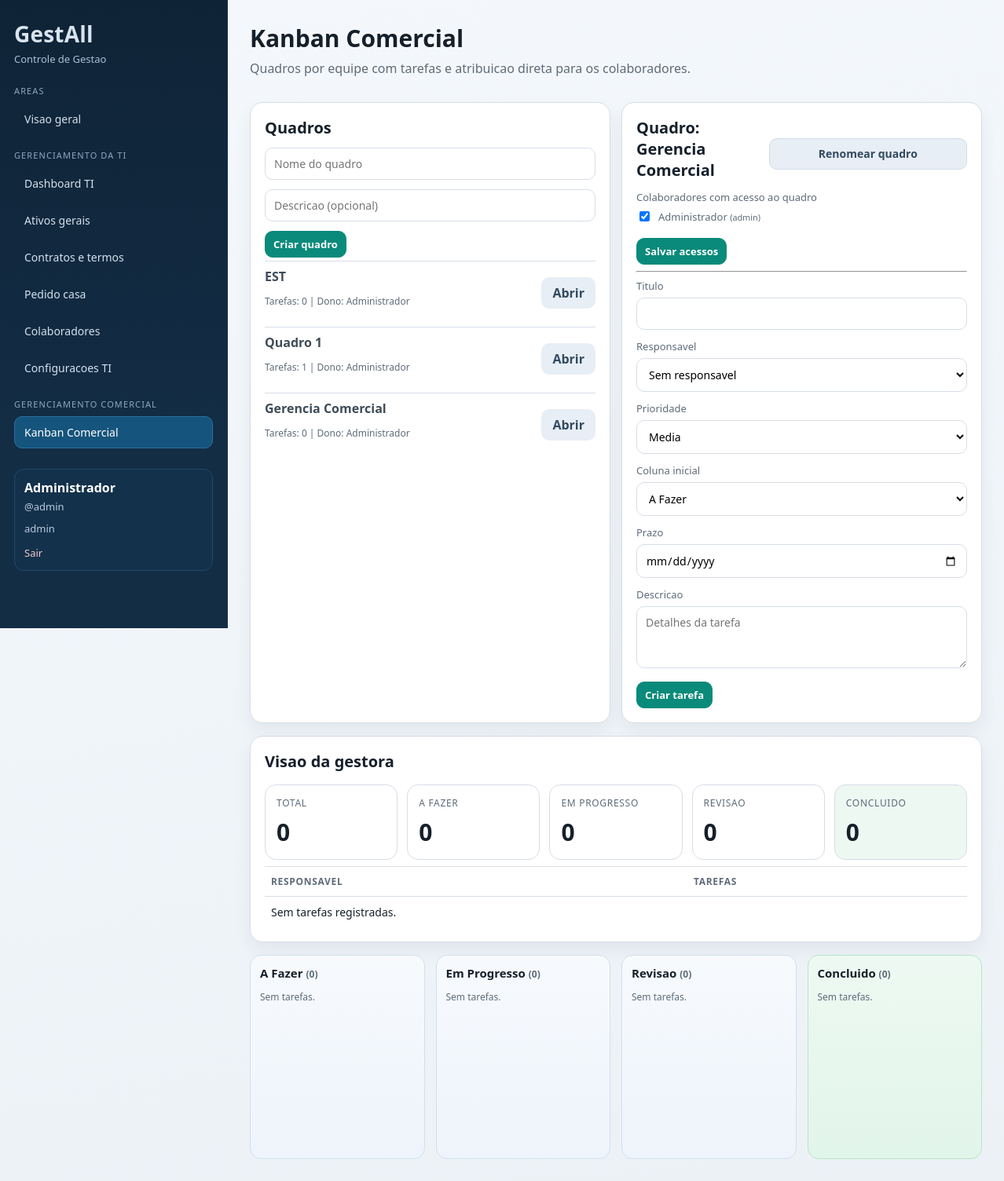
The app's page /index.php?r=commercial.kanban&board=1 (signed in) with its own data.
### tables this page shows
CREATE TABLE commercial_boards (
                id INTEGER PRIMARY KEY AUTOINCREMENT,
                name TEXT NOT NULL,
                description TEXT,
                owner_user_id INTEGER NOT NULL,
                created_at TEXT NOT NULL DEFAULT CURRENT_TIMESTAMP,
                updated_at TEXT,
                FOREIGN KEY (owner_user_id) REFERENCES users(id) ON DELETE CASCADE
            );

CREATE TABLE users (
                id INTEGER PRIMARY KEY AUTOINCREMENT,
                username TEXT NOT NULL UNIQUE,
                password_hash TEXT NOT NULL,
                name TEXT NOT NULL,
                created_at TEXT NOT NULL DEFAULT CURRENT_TIMESTAMP
            , role TEXT NOT NULL DEFAULT 'admin', department_id INTEGER, staff_id INTEGER);

### app/Core/View.php (called while the page is built, shortened)
<?php
final class View
{
    public static function render(string $view, array $data = []): void
    {
        extract($data, EXTR_SKIP);
        $viewFile = __DIR__ . '/../Views/' . $view . '.php';
        require __DIR__ . '/../Views/partials/header.php';
        require $viewFile;
        require __DIR__ . '/../Views/partials/footer.php';
    }
}

### app/Controllers/CommercialKanbanController.php (called while the page is built, shortened)
<?php
final class CommercialKanbanController
{
    public function index(): void
    {
        $user = Auth::user();
        $boards = $this->kanban->boardsForUser($user);
        $selectedBoardId = (int) ($_GET['board'] ?? 0);
        $selectedBoard = $selectedBoardId > 0 ? $this->kanban->findBoardByIdForUser($selectedBoardId, $user) : null;
        $canManage = $selectedBoard ? $this->kanban->canManageBoard((int) $selectedBoard['id'], $user) : false;
        $canCreateBoard = $this->canCreateBoard();
        $members = [];
        $tasksByStatus = $this->emptyColumns();
        $managerSummary = null;
        if ($selectedBoard) {
            $members = $this->kanban->membersByBoardId((int) $selectedBoard['id']);
            $assigneeFilter = $canManage ? null : (int) ($user['id'] ?? 0);
            $tasks = $this->kanban->tasksByBoardId((int) $selectedBoard['id'], $assigneeFilter > 0 ? $assigneeFilter : null);
            $tasksByStatus = $this->groupTasks($tasks);
            if ($canManage) {
                $managerSummary = $this->buildManagerSummary($tasks);
            }
        }
        View::render('commercial/kanban', [
            'title' => 'Kanban Comercial',
            'currentRoute' => 'commercial.kanban',
            'boards' => $boards,
            'selectedBoard' => $selectedBoard,
            'members' => $members,
            'users' => $this->users->all(),
            'tasksByStatus' => $tasksByStatus,
            'managerSummary' => $managerSummary,
            'canManage' => $canManage,
            'canCreateBoard' => $canCreateBoard,
            'statuses' => self::STATUSES,
            'priorities' => self::PRIORITIES,
            'success' => $_GET['ok'] ?? null,
            'error' => $_GET['error'] ?? null,
        ]);
    }
    private function canCreateBoard(): bool
    {
        $user = Auth::user();
        if (AccessControl::isFullAccess($user)) {
            return true;
        }
        return AccessControl::canAccessRoute('commercial.kanban.board.store', $user);
    }
    private function emptyColumns(): array
    {
        $columns = [];
        foreach (self::STATUSES as $status) {
            $columns[$status] = [];
        }
        return $columns;
    }
    private function groupTasks(array $tasks): array
    {
        $columns = $this->emptyColumns();
        return $columns;
    }
    private function buildManagerSummary(array $tasks): array
    {
        $byStatus = array_fill_keys(self::STATUSES, 0);
        $byAssignee = [];
        arsort($byAssignee);
        return [
            'total' => count($tasks),
            'by_status' => $byStatus,
            'by_assignee' => $byAssignee,
        ];
    }
}

### app/Core/Auth.php (called while the page is built, shortened)
<?php
final class Auth
{
    public static function user(): ?array
    {
        return $_SESSION['user'] ?? null;
    }
}

### app/Core/AccessControl.php (called while the page is built, shortened)
<?php
final class AccessControl
{
    public static function isFullAccess(?array $user): bool
    {
        $role = self::normalizeRole($user['role'] ?? null);
        return in_array($role, ['admin', 'ti'], true);
    }
    public static function normalizeRole(mixed $role): string
    {
        $value = strtolower(trim((string) $role));
        return $value;
    }
}

### app/Repositories/CommercialKanbanRepository.php (called while the page is built, shortened)
<?php
final class CommercialKanbanRepository
{
    public function boardsForUser(?array $user): array
    {
        if (AccessControl::isFullAccess($user)) {
            return $this->pdo->query(
                'SELECT b.*,
                        owner.name AS owner_name,
                        (SELECT COUNT(*) FROM commercial_tasks t WHERE t.board_id = b.id) AS total_tasks
                 FROM commercial_boards b
                 INNER JOIN users owner ON owner.id = b.owner_user_id
                 ORDER BY b.updated_at DESC, b.id DESC'
            )->fetchAll();
        }
        $stmt = $this->pdo->prepare(
            'SELECT b.*,
                    owner.name AS owner_name,
                    (SELECT COUNT(*) FROM commercial_tasks t WHERE t.board_id = b.id) AS total_tasks
             FROM commercial_boards b
             INNER JOIN users owner ON owner.id = b.owner_user_id
             LEFT JOIN commercial_board_members m ON m.board_id = b.id AND m.user_id = :user_id
             WHERE b.owner_user_id = :user_id OR m.user_id IS NOT NULL
             ORDER BY b.updated_at DESC, b.id DESC'
        );
        $stmt->execute([':user_id' => (int) $user['id']]);
        return $stmt->fetchAll();
    }
    public function findBoardByIdForUser(int $boardId, ?array $user): ?array
    {
        $params = [':id' => $boardId];
        $sql =
            'SELECT b.*, owner.name AS owner_name
             FROM commercial_boards b
             INNER JOIN users owner ON owner.id = b.owner_user_id
             WHERE b.id = :id';
        $sql .= ' LIMIT 1';
        $stmt = $this->pdo->prepare($sql);
        $stmt->execute($params);
        $row = $stmt->fetch();
        return $row ?: null;
    }
    public function canManageBoard(int $boardId, ?array $user): bool
    {
        if (AccessControl::isFullAccess($user)) {
            return true;
        }
        $stmt = $this->pdo->prepare(
            'SELECT COUNT(*)
             FROM commercial_boards
             WHERE id = :id
               AND owner_user_id = :user_id'
        );
        $stmt->execute([
            ':id' => $boardId,
            ':user_id' => (int) $user['id'],
        ]);
        return (int) $stmt->fetchColumn() > 0;
    }
    public function membersByBoardId(int $boardId): array
    {
        $stmt = $this->pdo->prepare(
            'SELECT u.id, u.name, u.username, u.role, d.name AS department_name, s.name AS staff_name
             FROM commercial_board_members m
             INNER JOIN users u ON u.id = m.user_id
             LEFT JOIN departments d ON d.id = u.department_id
             LEFT JOIN staff s ON s.id = u.staff_id
             WHERE m.board_id = :board_id
             ORDER BY u.name ASC'
        );
        $stmt->execute([':board_id' => $boardId]);
        return $stmt->fetchAll();
    }
    public function tasksByBoardId(int $boardId, ?int $assigneeFilterUserId = null): array
    {
        $sql =
            'SELECT t.*,
                    assignee.name AS assignee_name,
                    assignee.username AS assignee_username
             FROM commercial_tasks t
             LEFT JOIN users assignee ON assignee.id = t.assignee_user_id
             WHERE t.board_id = :board_id';
        $params = [':board_id' => $boardId];
        $sql .= ' ORDER BY t.status ASC, t.priority ASC, t.due_date ASC, t.id DESC';
        $stmt = $this->pdo->prepare($sql);
        $stmt->execute($params);
        return $stmt->fetchAll();
    }
}

### app/Views/commercial/kanban.php (the view, shortened to what this page needs)
<?php
$statusLabels = [
    'todo' => 'A Fazer',
    'doing' => 'Em Progresso',
    'review' => 'Revisao',
    'done' => 'Concluido',
];
?>
<section class="page-head">
    <h1>Kanban Comercial</h1>
    <p>Quadros por equipe com tarefas e atribuicao direta para os colaboradores.</p>
</section>
<section class="card-grid">
    <article class="card">
        <h2>Quadros</h2>
        <?php if ($canCreateBoard): ?>
            <form method="post" action="index.php?r=commercial.kanban.board.store" class="form-grid two">
                <input type="text" name="name" placeholder="Nome do quadro" required>
                <input type="text" name="description" placeholder="Descricao (opcional)">
                <div class="actions-inline full">
                    <button type="submit">Criar quadro</button>
                </div>
            </form>
        <?php endif; ?>
        <ul class="simple-list stack-list">
            <?php foreach ($boards as $board): ?>
                <li class="stack-item">
                    <div>
                        <strong><?= htmlspecialchars((string) $board['name']) ?></strong>
                        <p class="muted small">Tarefas: <?= (int) ($board['total_tasks'] ?? 0) ?> | Dono: <?= htmlspecialchars((string) ($board['owner_name'] ?? '')) ?></p>
                    </div>
                    <a class="btn btn-muted" href="index.php?r=commercial.kanban&board=<?= (int) $board['id'] ?>">Abrir</a>
                </li>
            <?php endforeach; ?>
        </ul>
    </article>
    <?php if ($selectedBoard): ?>
        <article class="card">
            <div class="kanban-head">
                <h2>Quadro: <?= htmlspecialchars((string) $selectedBoard['name']) ?></h2>
                <?php if ($canManage): ?>
                    <button type="button" class="btn btn-muted" data-toggle-target="editBoardBox">Renomear quadro</button>
                <?php endif; ?>
            </div>
            <?php if ($canManage): ?>
                <form method="post" action="index.php?r=commercial.kanban.members.update" class="form-grid two">
                    <div class="full">
                        <label>Colaboradores com acesso ao quadro</label>
                        <div class="permission-grid">
                            <?php
                                $memberIds = array_map(static fn(array $m): int => (int) $m['id'], $members);
                            ?>
                            <?php foreach ($users as $userRow): ?>
                                <label class="permission-item">
                                    <input
                                        type="checkbox"
                                        name="member_user_ids[]"
                                        value="<?= (int) $userRow['id'] ?>"
                                        <?= in_array((int) $userRow['id'], $memberIds, true) ? 'checked' : '' ?>
                                    >
                                    <span>
                                        <?= htmlspecialchars((string) $userRow['name']) ?>
                                        <small class="muted">(<?= htmlspecialchars((string) $userRow['username']) ?><?= !empty($userRow['department_name']) ? ' - ' . htmlspecialchars((string) $userRow['department_name']) : '' ?>)</small>
                                    </span>
                                </label>
                            <?php endforeach; ?>
                        </div>
                    </div>
                    <div class="actions-inline full">
                        <button type="submit">Salvar acessos</button>
                    </div>
                </form>
                <hr>
                <form method="post" action="index.php?r=commercial.kanban.task.store" class="form-grid three">
                    <div>
                        <label>Titulo</label>
                        <input type="text" name="title" required>
                    </div>
                    <div>
                        <label>Responsavel</label>
                        <select name="assignee_user_id">
                            <option value="">Sem responsavel</option>
                        </select>
                    </div>
                    <div>
                        <label>Prioridade</label>
                        <select name="priority">
                            <option value="media" selected>Media</option>
                        </select>
                    </div>
                    <div>
                        <label>Coluna inicial</label>
                        <select name="status">
                            <?php foreach ($statuses as $status): ?>
                                <option value="<?= htmlspecialchars((string) $status) ?>">
                                    <?= htmlspecialchars((string) ($statusLabels[$status] ?? strtoupper((string) $status))) ?>
                                </option>
                            <?php endforeach; ?>
                        </select>
                    </div>
                    <div>
                        <label>Prazo</label>
                        <input type="date" name="due_date">
                    </div>
                    <div class="full">
                        <label>Descricao</label>
                        <textarea name="description" rows="3" placeholder="Detalhes da tarefa"></textarea>
                    </div>
                    <div class="actions-inline full">
                        <button type="submit">Criar tarefa</button>
                    </div>
                </form>
            <?php else: ?>
                <p class="muted">Voce visualiza apenas tarefas atribuidas para seu usuario.</p>
            <?php endif; ?>
        </article>
    <?php endif; ?>
</section>
<?php if ($selectedBoard): ?>
    <?php if ($canManage && $managerSummary): ?>
        <section class="card">
            <h2>Visao da gestora</h2>
            <div class="stats-grid">
                <article class="stat-card"><p>Total</p><h3><?= (int) $managerSummary['total'] ?></h3></article>
                <article class="stat-card"><p>A Fazer</p><h3><?= (int) $managerSummary['by_status']['todo'] ?></h3></article>
                <article class="stat-card"><p>Em Progresso</p><h3><?= (int) $managerSummary['by_status']['doing'] ?></h3></article>
                <article class="stat-card"><p>Revisao</p><h3><?= (int) $managerSummary['by_status']['review'] ?></h3></article>
                <article class="stat-card ok"><p>Concluido</p><h3><?= (int) $managerSummary['by_status']['done'] ?></h3></article>
            </div>
            <div class="table-wrap">
                <table>
                    <thead>
                        <tr>
                            <th>Responsavel</th>
                            <th>Tarefas</th>
                        </tr>
                    </thead>
                    <tbody>
                        <?php if (empty($managerSummary['by_assignee'])): ?>
                            <tr><td colspan="2">Sem tarefas registradas.</td></tr>
                        <?php endif; ?>
                    </tbody>
                </table>
            </div>
        </section>
    <?php endif; ?>
    <section class="kanban-board" data-board-id="<?= (int) $selectedBoard['id'] ?>">
        <?php foreach ($statuses as $status): ?>
            <article class="kanban-column <?= $status === 'done' ? 'done-col' : '' ?>" data-status="<?= htmlspecialchars((string) $status) ?>">
                <h3>
                    <?= htmlspecialchars((string) ($statusLabels[$status] ?? strtoupper((string) $status))) ?>
                    <span class="muted small">(<?= count($tasksByStatus[$status]) ?>)</span>
                </h3>
                <?php if (empty($tasksByStatus[$status])): ?>
                    <p class="muted small">Sem tarefas.</p>
                <?php endif; ?>
            </article>
        <?php endforeach; ?>
    </section>
<?php endif; ?>

### records on screen
commercial_boards: name "EST", total_tasks "0", owner_name "Administrador"
commercial_boards: name "Quadro 1", total_tasks "1", owner_name "Administrador"
commercial_boards: name "Gerencia Comercial", total_tasks "0", owner_name "Administrador"
users: id "☑"

### other values on screen
$user['name'] "Administrador"
$user['username'] "admin"
$user['role'] "admin"
$userRow['name'] "Administrador"
$userRow['username'] "admin"
$managerSummary['total'] "0"
$managerSummary['by_status']['todo'] "0"
$managerSummary['by_status']['doing'] "0"
$managerSummary['by_status']['review'] "0"
$managerSummary['by_status']['done'] "0"
$statusLabels[$status] "A Fazer"
count($tasksByStatus[$status]) "0"
$statusLabels[$status] "Em Progresso"
$statusLabels[$status] "Revisao"
$statusLabels[$status] "Concluido"
